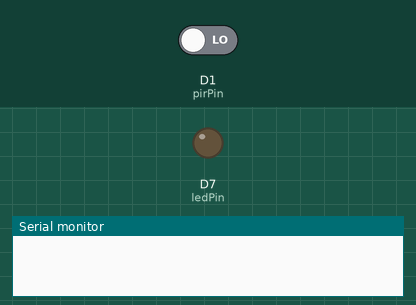
The sketch below on a simulated ESP8266 (NodeMCU). Shown: output pins drawn as LEDs (lit = HIGH), the last lines printed to the serial monitor. The inputs (shaded band) are chosen by the test bench; at power-on: D1 (pirPin) LOW. WiFi joins after 1.5 s; servers stay silent unless stated.

Above: at 3.0 s.
3.1 s: D1 (pirPin) driven HIGH
At 3.9 s:
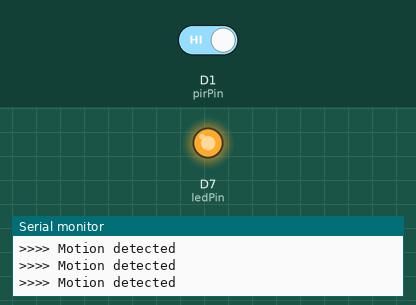
4.6 s: D1 (pirPin) driven LOW
At 5.0 s:
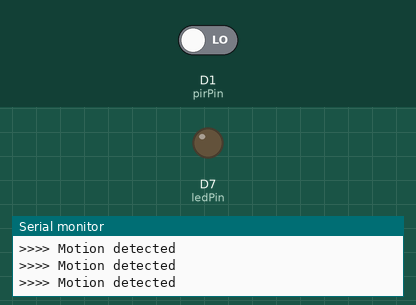
Timing chart, 0 to 7.6 s (numbered marks = the images above; inputs shaded):
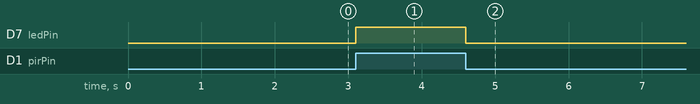

Measured:
- after the input at 3.1 s, D7 (ledPin): LOW → HIGH at once
- after the input at 4.6 s, D7 (ledPin): HIGH → LOW at once

The sketch:

motion-detector.ino
```cpp
/**************************************************************
 * IoT Motion Detector with Blynk
 **************************************************************/
#include <ESP8266WiFi.h>

#define BLYNK_PRINT Serial // Comment this out to disable prints and save space
#include <BlynkSimpleEsp8266.h>
// Authentication String from Blynk
char auth[] = "string-from-blynk";

/* WiFi credentials */
char ssid[] = "your-ssid-here";
char pass[] = "wifi-password";

/* HC-SR501 Motion Detector */
#define ledPin D7
#define pirPin D1 // Input for HC-S501
int pirValue;     // Place to store read PIR Value

void setup()
{
  Serial.begin(115200);
  delay(10);
  Blynk.begin(auth, ssid, pass);
  pinMode(ledPin, OUTPUT);
  pinMode(pirPin, INPUT);
  digitalWrite(ledPin, LOW);
}

void loop()
{
  getPirValue();
  Blynk.run();
}

/***************************************************
 * Get PIR data
 **************************************************/
void getPirValue(void)
{
  pirValue = digitalRead(pirPin);
  if (pirValue)
  {
    Serial.println(">>>> Motion detected");
    Blynk.notify(">>>> Motion detected");
  }
  digitalWrite(ledPin, pirValue);
}
```
